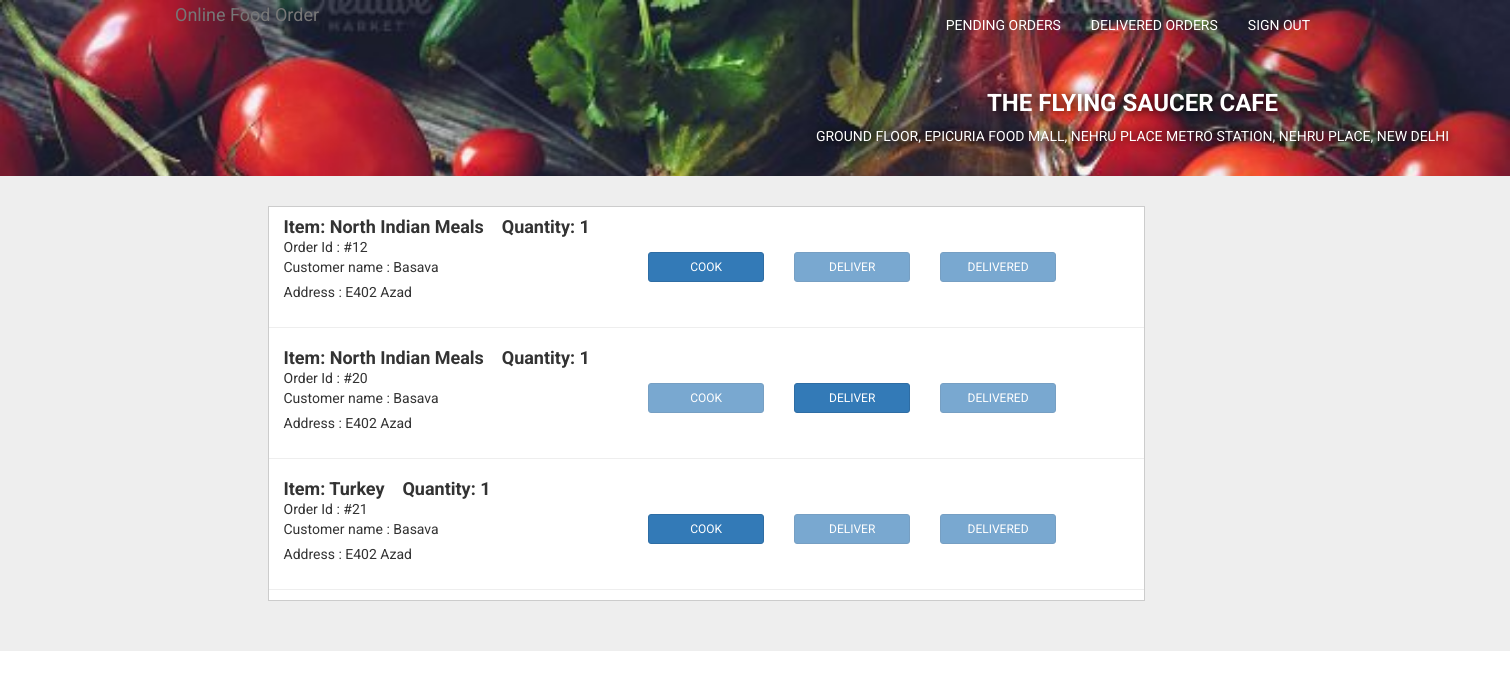
Page /polls/done/14/18/ (signed in) on the committed database.
### polls/models.py (models this page shows)
class Restaurant(models.Model):
	r_id = models.DecimalField(max_digits=10,decimal_places=0,primary_key=True)
	r_name = models.CharField(max_length=200)
	r_mobile = models.DecimalField(max_digits=10,decimal_places=0)
	r_address = models.CharField(max_length=1000)
	r_city = models.CharField(max_length=200)
	r_rating = models.DecimalField(max_digits=2,decimal_places=1)
	r_email = models.EmailField(max_length=200,unique=True)
	r_password = models.CharField(max_length=200)
	img_url = models.URLField(max_length=200)
	def __str__(self):
		return str(self.r_id)+" "+self.r_name

class Order(models.Model):
	order_id = models.DecimalField(max_digits=3,decimal_places=0,primary_key=True)
	total_cost = models.DecimalField(max_digits=10,decimal_places=2)
	order_status = models.CharField(max_length=200)
	def __str__(self):
		return str(self.order_id)+" "+self.order_status

class Cart_Item(models.Model):
	cart_item_id = models.DecimalField(max_digits=3,decimal_places=0,primary_key=True)
	item_id = models.ForeignKey(Item)
	quantity = models.DecimalField(max_digits=3,decimal_places=0)
	net_cost = models.DecimalField(max_digits=10,decimal_places=2)
	status = models.CharField(max_length=200)
	restaurant_id = models.ForeignKey(Restaurant)
	def __str__(self):
		return str(self.cart_item_id)+" "+str(self.item_id)

class Item(models.Model):
	i_id = models.DecimalField(max_digits=5,decimal_places=0,primary_key=True)
	i_name = models.CharField(max_length=200)
	i_cost = models.DecimalField(max_digits=10,decimal_places=2)
	i_cuisine_id = models.ForeignKey(Cuisine,on_delete=models.CASCADE)
	img_url = models.URLField(max_length=200)
	def __str__(self):
		return str(self.i_id)+" "+self.i_name

class Customer(models.Model):
	u_id = models.DecimalField(max_digits=10,decimal_places=0,primary_key=True)
	u_name = models.CharField(max_length=200)
	u_mobile = models.DecimalField(max_digits=10,decimal_places=0)
	u_address = models.CharField(max_length=1000)
	u_city = models.CharField(max_length=200)
	u_email = models.EmailField(max_length=200,unique=True)
	u_password = models.CharField(max_length=200)
	u_latest_cart_id = models.DecimalField(max_digits=3,decimal_places=0)
	def __str__(self):
		return str(self.u_id)+" "+self.u_name

### polls/views.py (the view)
# urls.py: url(r'^done/(?P<order>[0-9]+)/(?P<cart_item>[0-9]+)/$', views.done, name='done'),
def done(request,order,cart_item):
    curr_or = Order.objects.get(pk=order)
    curr_ci = Cart_Item.objects.get(pk=cart_item)
    curr_or.status = "delivered"
    curr_or.save()
    curr_ci.status = "delivered"
    curr_ci.save()
    r = Restaurant.objects.get(pk=int(request.session.get('current_rest','0')))
    ro = Restaurant_Order.objects.all()
    all_orders = []
    for ri in ro:
        if ri.restaurant_id.r_id==r.r_id:
            order = ri.order_id
            cart_item = ri.cart_item_id
            cart_contains = Cart_Contains.objects.all()
            if cart_item.status!="delivered":
                for cc in cart_contains:
                    if cc.cart_item_id.cart_item_id==cart_item.cart_item_id:
                        cart = cc.cart_id
                        user_cart = User_Cart.objects.all()
                        for uc in user_cart:
                            if uc.cart_id.cart_id==cc.cart_id.cart_id:
                                cust = Customer.objects.get(pk=uc.user_id.u_id)
                                all_orders.append({'order':order,'cust':cust,'cart_item':cart_item})
    context = {
        'r':r,
        'all_orders':all_orders,
    }
    return render(request, 'polls/restaurant_orders.html',context)

### polls/templates/polls/restaurant_orders.html (shortened to what this page needs)
<!DOCTYPE html>
<html lang="en">
<head>
    {% load static %}
    <link href="{% static 'polls/css/nouislider.min.css' %}" rel="stylesheet">
    {% load static %}
    <link href="{% static 'polls/css/bootstrap.min.css' %}" rel="stylesheet">
    {% load static %}
    <link href="{% static 'polls/css/style.css' %}" rel="stylesheet" />
    <link rel="stylesheet" href="https://maxcdn.bootstrapcdn.com/font-awesome/4.5.0/css/font-awesome.min.css">
</head>
<body>
    <header class="container-fluid header-background">
        <div class="row">
            <nav class="navbar navbar-default wakis-nav">
                <div class="container">
                    <div class="navbar-header">
                       <a class="navbar-brand" href="#" >Online <span>Food Order</span></a></a>
                    </div>
                    <div class="collapse navbar-collapse" id="bs-example-navbar-collapse-1">
                        <ul class="nav navbar-nav navbar-right">
                            <li><a href="/polls/login_check/">Pending Orders</a></li>
                            <li><a href="/polls/list_delivered_orders/">Delivered Orders</a></li>
                            <li><a href="">Sign Out</a></li>
                        </ul>
                    </div>
                </div>
            </nav>
        </div>
        <div class="row text-center">
            <div class="col-sm-6 col-sm-offset-3">
                <div class="row">
                    <div class="text-center col-xs-12 text-shadow text-uppercase">
                        <h3 class="bold">{{r.r_name}}</h3>
                        <p>{{r.r_address}}</p>
                    </div>
                </div>
            </div>
        </div>
    </header>
     <main class="main">
        <div class="wrap">
            <div class="container">
                <div class="row top-30">
                    <div class="col-sm-9 col-sm-offset-1">
                        <div class="row">
                            <div class="col-sm-20">
                                <div class="row">
                                    <div class="col-xs-12 pad-0-30">
                                        <div class="row white-back-grey-border down-30 listing">
                                            <div class="col-xs-12">
                                            {%if all_orders%}
                                                {% for ao in all_orders %}
                                                    <div class="row restaurant">
                                                        <div class="col-sm-5">
                                                            <h4 class="bold r-name">
                                                            Item: {{ao.cart_item.item_id.i_name}}&nbsp;&nbsp;&nbsp;
                                                            Quantity: {{ao.cart_item.quantity}}
                                                            </h4>
                                                            <p class="">Order Id : #{{ao.order.order_id}}<br/>Customer name : {{ao.cust.u_name}}</p>
                                                            <p class="text">Address : {{ao.cust.u_address}}</p>
                                                        </div>
                                                        {%if ao.cart_item.status == "ordered" %}
                                                            <div class="col-sm-2 text-center v-middle">
                                                                <a href="/polls/cook/{{ao.order.order_id}}/{{ao.cart_item.cart_item_id}}/" class="btn btn-sm btn-primary text-uppercase ">Cook</a>
                                                            </div>
                                                            <div class="col-sm-2 text-center v-middle">
                                                                <a href="" class="btn disabled btn-sm btn-primary text-uppercase">Deliver</a>
                                                            </div>
                                                            <div class="col-sm-2 text-center v-middle">
                                                                <a href="" class="btn disabled btn-sm btn-primary text-uppercase">Delivered</a>
                                                            </div>
                                                        {% elif ao.cart_item.status == "cooking" %}
                                                            <div class="col-sm-2 text-center v-middle">
                                                                <a href="" class="btn disabled btn-sm btn-primary text-uppercase ">Cook</a>
                                                            </div>
                                                            <div class="col-sm-2 text-center v-middle">
                                                                <a href="/polls/deliver/{{ao.order.order_id}}/{{ao.cart_item.cart_item_id}}/" class="btn btn-sm btn-primary text-uppercase">Deliver</a>
                                                            </div>
                                                            <div class="col-sm-2 text-center v-middle">
                                                                <a href="" class="btn disabled btn-sm btn-primary text-uppercase">Delivered</a>
                                                            </div>
                                                        {% endif %}
                                                    </div>
                                                {% endfor %}
                                            {% endif %}
                                            </div>
                                        </div>
                                    </div>
                                </div>
                            </div>
                        </div>
                    </div>
                </div>
            </div>
        </div>
    </main>
</body>
</html>

### polls/static/polls/css/style.css (style rules this page uses)
body { font-family: 'Roboto', sans-serif; }
a { color: inherit; }
.text-shadow { text-shadow: #000 1px 1px 10px; }
.bold { font-weight: bold; }
.top-30 { margin-top: 30px; }
.down-30 { margin-bottom: 30px; }
.pad-0-30 { padding: 0px 30px; }
.white-back-grey-border { background-color: #FFF; border: #CCC thin solid; }
.main { background-color: #EEE; min-height: 50vh; padding-bottom: 20px; }
.v-middle { display: flex; justify-content: center; flex-direction: column; text-align: center; height: 100px; }
.wakis-nav .navbar-brand { padding: 5px; height: auto; overflow: hidden; }
.wakis-nav { background-color: transparent; border-radius: 0px; border-color: #3e2723; border: none; }
.wakis-nav .navbar-nav > li > a { color: #FFF; text-transform: uppercase; }
.header-background { background: url(../img/pounded-yam.JPG) no-repeat; background-size: cover; color: #FFF; padding-bottom: 20px; }
.pop-thumbs p, h4 { margin-bottom: 3px; }
.restaurant { border-bottom: #EEE thin solid; padding: 10px 0px; margin-bottom: 10px; }
.restaurant .r-name { margin: 0px; }
.restaurant p { margin-bottom: 5px; }
@media (min-width: 768px) { .col-sm-6 { width: 100%; } }

### rows in the picture
Restaurant: r_name "THE FLYING SAUCER CAFE", r_address "GROUND FLOOR, EPICURIA FOOD MALL, NEHRU PLACE METRO STATION, NEHRU PLACE, NEW DELHI"
Order: cart_item.item_id.i_name "North Indian Meals", cart_item.quantity "1", order.order_id "12", cust.u_name "Basava", cust.u_address "E402 Azad"
Order: cart_item.item_id.i_name "North Indian Meals", cart_item.quantity "1", order.order_id "20", cust.u_name "Basava", cust.u_address "E402 Azad"
Order: cart_item.item_id.i_name "Turkey", cart_item.quantity "1", order.order_id "21", cust.u_name "Basava", cust.u_address "E402 Azad"
